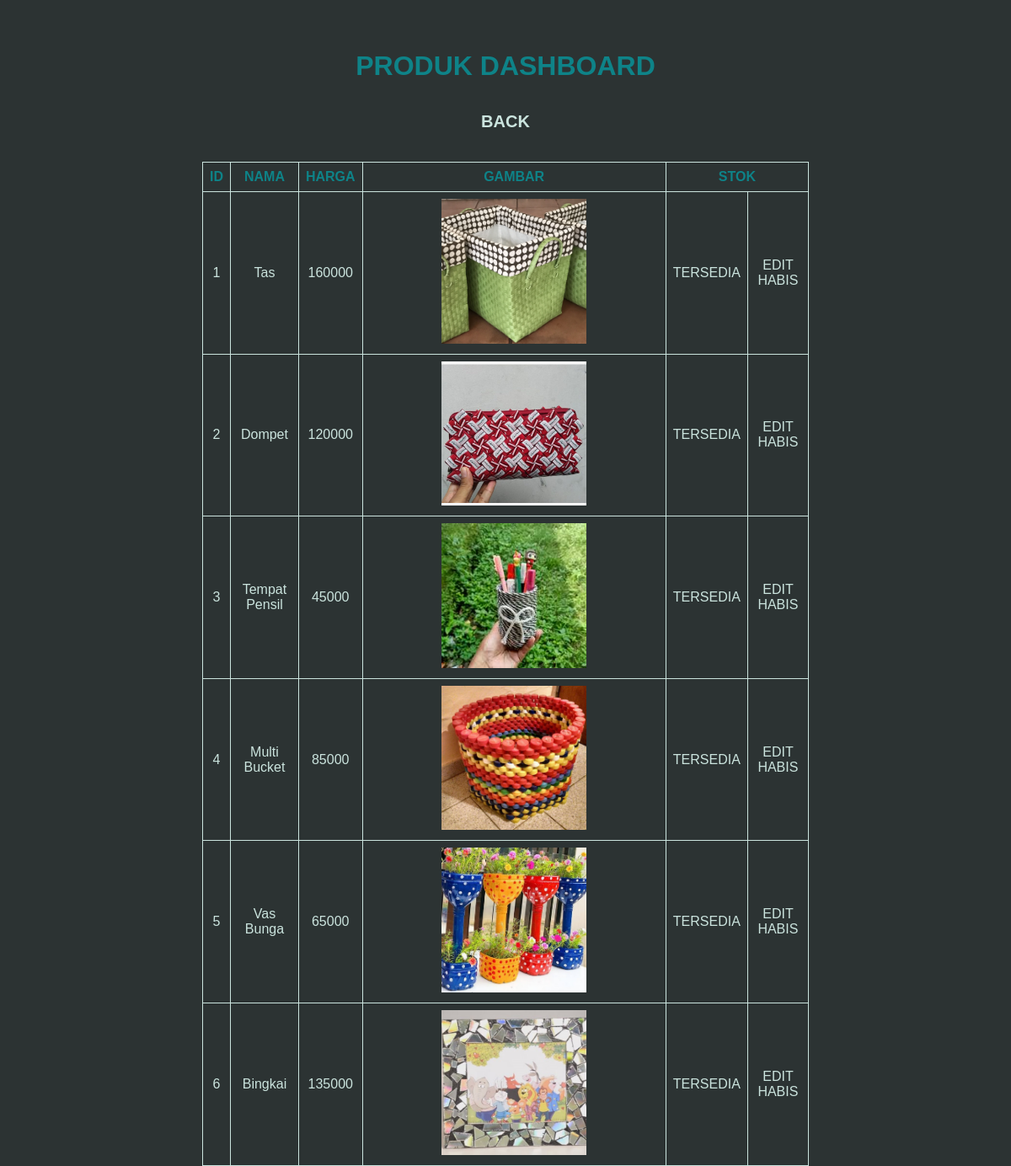
/admin/produk/produk.php, run on the app's committed database.
### tables this page shows
CREATE TABLE `produk` (
  `ID` int(100) NOT NULL,
  `NAMA` varchar(500) NOT NULL,
  `HARGA` int(255) NOT NULL,
  `IMG` varchar(500) NOT NULL,
  `STOK` varchar(555) NOT NULL
);

### admin/produk/produk.php (the view, shortened to what this page needs)
<!DOCTYPE html>
<html lang="en">
<head>
    <link rel="stylesheet" href="../../style/gallerytable.css">
</head>
<body>
    <div class="container">
        <h1>PRODUK DASHBOARD</h1>
        <div class="back">
            <a href="../konten.php">BACK</a>
        </div>
        <table border="1">
            <thead>
                <tr>
                    <th>ID</th>
                    <th>NAMA</th>
                    <th>HARGA</th>
                    <th>GAMBAR</th>
                    <th colspan="2">STOK</th>
                </tr>
            </thead>
            <tbody>
            <?php
                include 'config.php';
                $sql = "SELECT * FROM produk";
                $query = mysqli_query($conn, $sql);
                while($produk = mysqli_fetch_array($query)){
            ?>
                <tr>
                    <td><?php echo $produk['ID'] ?></td>
                    <td><?php echo $produk['NAMA'] ?></td>
                    <td><?php echo $produk['HARGA'] ?></td>
                    <td><img src="../../assets/fotoproduk/<?php echo $produk['IMG'] ?>"></td>
                    <td><?php echo $produk['STOK'] ?></td>
                    <td>
                        <a href="edit.php?ID=<?php echo $produk['ID'] ?>">EDIT</a>
                        <?php
                        if ($produk['STOK'] != 'TERSEDIA') {
                        ?>
                            <a href="restok.php?ID=<?php echo $produk['ID'] ?>">RESTOCK</a>
                        <?php
                        }else if($produk['STOK'] != 'HABIS'){
                        ?>
                            <a href="habis.php?ID=<?php echo $produk['ID'] ?>">HABIS</a>
                        <?php
                        }
                        ?>
                    </td>
                </tr>
            </tbody>
            <?php } ?>
        </table>
    </div>
</body>
</html>

### style/gallerytable.css (style rules this page uses)
* { margin: 0; padding: 0; font-family: Helvetica; }
body { background-color: #2C3333; }
.container { width: 60%; margin-left: auto; margin-right: auto; margin-top: 5%; }
.container h1 { color: #0E8388; text-align: center; margin-bottom: 5%; }
.container .back a { width: 100%; text-align: center; }
.container table { width: 100%; border-color: #CBE4DE; border-collapse: collapse; }
.container table th, td { padding: 8px; }
.container table th { color: #0E8388; }
.container table td { color: #CBE4DE; text-align: center; }
.container table td a { text-decoration: none; color: #CBE4DE; transition: all 1s ease; -webkit-transition: all 1s ease; -moz-transition: all 1s ease; -ms-transition: all 1s ease; -o-transition: all 1s ease; }
.container table td img { width: 50%; }
.back { margin-top: 5%; text-align: center; margin-bottom: 5%; }
.back a { color: #CBE4DE; text-decoration: none; font-size: 20px; transition: all 1s ease; font-weight: bold; }

### data on the page
produk: ID "1", NAMA "Tas", HARGA "160000", IMG (picture), STOK "TERSEDIA"
produk: ID "2", NAMA "Dompet", HARGA "120000", IMG (picture), STOK "TERSEDIA"
produk: ID "3", NAMA "Tempat Pensil", HARGA "45000", IMG (picture), STOK "TERSEDIA"
produk: ID "4", NAMA "Multi Bucket", HARGA "85000", IMG (picture), STOK "TERSEDIA"
produk: ID "5", NAMA "Vas Bunga", HARGA "65000", IMG (picture), STOK "TERSEDIA"
produk: ID "6", NAMA "Bingkai", HARGA "135000", IMG (picture), STOK "TERSEDIA"
